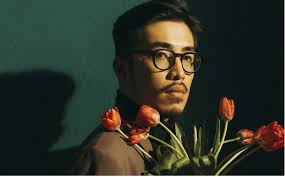
#> input picture data_augument_yolo/data/vu.jpeg, 285 x 177 px, found by its file name
$ python main.py
#> lines starting #> are read from the running program, lines starting #| are printed output that depends on the picture; after the words box and inside, x2 and y2 are one past the last pixel; in counts of white or black regions, pixels touching at a corner belong together
#> further down, image is the input picture: shape (177, 285, 3); mean B, G, R 41.4, 51.3, 46.5
### data_augument_yolo/data_augumentation.py
import cv2
import numpy as np

class SampleImgTransformer:
    def __init__(self, image: np.ndarray, bg_color: tuple = (255, 255, 255), bg_thresh: int = 200):
        """
        Initializes the SampleImgTransformer class.

        Args:
            image (np.ndarray): Input image to be transformed.
            bg_color (tuple): Background color used for masking and padding, default is white (255, 255, 255).
            bg_thresh (int): Threshold for background color range in mask creation.
        """
        self.original_image = image
        self.bg_color = bg_color
        self.bg_thresh = bg_thresh
        self.mask_image = self._create_mask(image)
        self.modified_image = self._add_padding(image)

    def _add_padding(self, image: np.ndarray, padding: int = 10) -> np.ndarray:
        """
        Adds padding around the image.

        Args:
            image (np.ndarray): Image to add padding to.
            padding (int): Amount of padding to add on each side.

        Returns:
            np.ndarray: Image with added padding.
        """
        return cv2.copyMakeBorder(image, padding, padding, padding, padding, cv2.BORDER_CONSTANT, value=self.bg_color)

    def _create_mask(self, image: np.ndarray) -> np.ndarray:
        """
        Creates a binary mask for areas in the image matching a specific color range.

        Args:
            image (np.ndarray): Input image.

        Returns:
            np.ndarray: Binary mask highlighting areas in the specified color range.
        """
        mask = cv2.inRange(image, np.array(self.bg_color) - self.bg_thresh, np.array(self.bg_color) + self.bg_thresh)
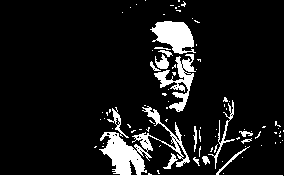
#> mask: shape (177, 285); 11% white; 86 white regions (71 under 20 px), largest, box (x1, y1, x2, y2) and area: (0, 0, 285, 177) 2627, (150, 21, 196, 54) 928, (154, 54, 196, 112) 817
#> in _add_padding, `return cv2.copyMakeBorder(image, padding, padding, padding, padding, c..`:
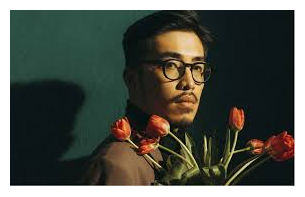
#> returned value: shape (197, 305, 3); mean of channels 0, 1, 2 75.7, 84, 79.9; drawn as B, G, R
        return mask

    def add_noise(self, noise_type: str = 'gaussian', mean: int = 0, var: int = 10, salt_pepper_ratio: float = 0.01) -> None:
        """
        Adds noise to the image.

        Args:
            noise_type (str): Type of noise to add ('gaussian' or 'salt_pepper').
            mean (int): Mean of Gaussian noise.
            var (int): Variance of Gaussian noise.
            salt_pepper_ratio (float): Ratio for salt and pepper noise.
        """
#> called with noise_type = 'gaussian', mean = 0, var = 10, salt_pepper_ratio = 0.01
        if noise_type == 'gaussian':
            noise = np.random.normal(mean, var ** 0.5, self.modified_image.shape).astype('uint8')
            self.modified_image = cv2.add(self.modified_image, noise)
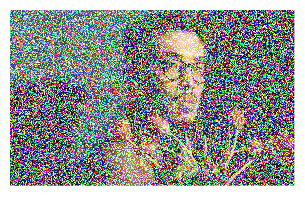
#> self.modified_image: shape (197, 305, 3); mean B, G, R 143.5, 148.4, 146.1
        elif noise_type == 'salt_pepper':
            salt_pepper = np.random.choice([0, 255], self.modified_image.shape[:2], p=[1 - salt_pepper_ratio, salt_pepper_ratio])
            self.modified_image[salt_pepper == 255] = 255
            self.modified_image[salt_pepper == 0] = 0

    def apply_rotation(self, angle: float) -> None:
        """
        Rotates the image by a given angle.

        Args:
            angle (float): The angle by which to rotate the image.
        """
#> called with angle = 90
        center = (self.modified_image.shape[1] // 2, self.modified_image.shape[0] // 2)
#> center = (152, 98)
        matrix = cv2.getRotationMatrix2D(center, angle, 1)
#> matrix = [[6.12e-17, 1, 54], [-1, 6.12e-17, 250]]
        self.modified_image = cv2.warpAffine(self.modified_image, matrix, (self.modified_image.shape[1], self.modified_image.shape[0]))
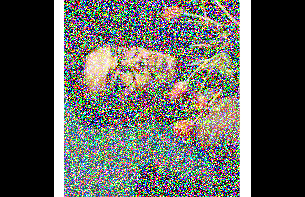
#> self.modified_image: shape (197, 305, 3); mean B, G, R 88.5, 93.2, 92.1

    def adjust_brightness(self, scale: float = 1.0) -> None:
        """
        Adjusts the brightness of the image.

        Args:
            scale (float): Scaling factor for brightness. Values greater than 1 increase brightness.
        """
#> called with scale = 1.5
        hsv_image = cv2.cvtColor(self.modified_image, cv2.COLOR_BGR2HSV)
#> hsv_image: shape (197, 305, 3); mean H, S, V 38.7, 100.5, 137.4
        hsv_image[..., 2] = np.clip(hsv_image[..., 2] * scale, 0, 255)
#> hsv_image: shape (197, 305, 3); mean H, S, V 38.7, 100.5, 141.6
        self.modified_image = cv2.cvtColor(hsv_image, cv2.COLOR_HSV2BGR)
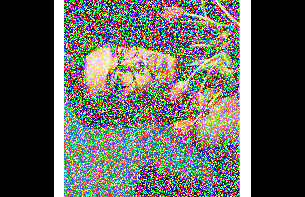
#> self.modified_image: shape (197, 305, 3); mean B, G, R 91, 96.6, 95.2

    def perspective_transform(self, max_angle: float = 10) -> None:
        """
        Applies a perspective transformation to the image.

        Args:
            max_angle (float): Maximum angle of transformation.
        """
#> called with max_angle = 5
        h, w = self.modified_image.shape[:2]
#> h = 197; w = 305
        pts1 = np.float32([[0, 0], [w, 0], [0, h], [w, h]])
#> pts1 = [[0, 0], [305, 0], [0, 197], [305, 197]]
        dx, dy = np.random.uniform(-max_angle, max_angle, size=4).reshape(2, 2)
        pts2 = pts1 + np.float32([[dx[0], dy[0]], [dx[1], dy[0]], [dx[0], dy[1]], [dx[1], dy[1]]])
        matrix = cv2.getPerspectiveTransform(pts1, pts2)
        self.modified_image = cv2.warpPerspective(self.modified_image, matrix, (w, h))
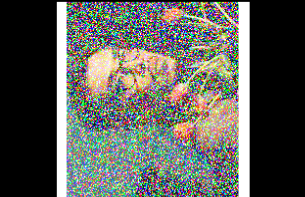
#> self.modified_image: shape (197, 305, 3); mean B, G, R 88.3, 93.8, 92.5

    # [42 lines left out: functions apply_scaling, flip_image, crop_image, adjust_contrast, not called in this run]


    def show_image(self , action : str , image):
        '''
        Show the image
        '''
        cv2.imshow(f"{action}" , image)
        cv2.waitKey(0)
        cv2.destroyAllWindows()

    def apply_transformations(self, noise_type: str = None, rotation_angle: float = 0, brightness_scale: float = 1.0, perspective_angle: float = 0) -> None:
        """
        Applies a series of transformations to the image and displays the modified image after each transformation.

        Args:
            noise_type (str): Type of noise to add ('gaussian' or 'salt_pepper').
            rotation_angle (float): Angle for rotatdion.
            brightness_scale (float): Scaling factor for brightness.
            perspective_angle (float): Maximum angle for perspective transformation.
        """
        if noise_type:
            self.add_noise(noise_type=noise_type)
            self.show_image(action="add_noise", image=self.modified_image)

        if rotation_angle:
            self.apply_rotation(rotation_angle)
            self.show_image(action="rotate", image=self.modified_image)

        if brightness_scale != 1.0:
            self.adjust_brightness(brightness_scale)
            self.show_image(action="adjust_brightness", image=self.modified_image)

        if perspective_angle:
            self.perspective_transform(perspective_angle)
            self.show_image(action="perspdective_transform", image=self.modified_image)

    def reset_image(self) -> None:
        """
        Resets the image to the original with padding added.
        """
        self.modified_image = self._add_padding(self.original_image)

### data_augument_yolo/main.py
import cv2
from data_augumentation import SampleImgTransformer

# Đọc ảnh từ file
image = cv2.imread('/Users/luongthaison/Documents/Third_years_student/AI_AnhHung/data_augument_yolo/data/vu.jpeg')
cv2.imshow('Original Image', image)
cv2.waitKey(0)
cv2.destroyAllWindows()

# Khởi tạo đối tượng với ảnh gốc
transformer = SampleImgTransformer(image)
cv2.imshow('Original Image 2', transformer.original_image)
cv2.waitKey(0)
cv2.destroyAllWindows()

# Áp dụng biến đổi cho ảnh
transformer.apply_transformations(
    noise_type='gaussian',     # Thêm noise Gaussian
    rotation_angle=90,         # Xoay ảnh 90 độ
    brightness_scale=1.5,      # Thay đổi độ sáng
    perspective_angle=5         # Biến đổi phối cảnh với góc tối đa 5
)

# Lấy lại ảnh gốc
transformer.reset_image()
cv2.imshow('Reset Image', transformer.modified_image)
cv2.waitKey(0)
cv2.destroyAllWindows()
